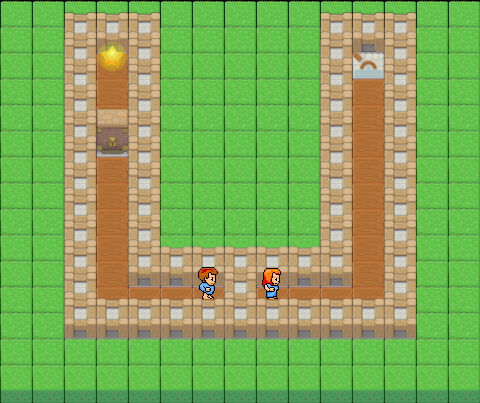

Below is a game level as drawn by its tile map, then a one-line description and the .tmx that defines it (tile-layer data replaced by summaries):
An orthogonal 15x31 tile map with 32x13 px tiles, 2 tile layers (Tile Layer 1, Tile Layer 2).

<map version="1.0" orientation="orthogonal" width="15" height="31" tilewidth="32" tileheight="13">
 <tileset firstgid="1" name="tileset2" tilewidth="32" tileheight="64" spacing="2" margin="2">
  <image source="../gfx/tileset2.png" width="512" height="256" />
  <tile id="0">
   <properties>
    <property name="type" value="terrain" />
   </properties>
  </tile>
  <tile id="1">
   <properties>
    <property name="type" value="terrain" />
   </properties>
  </tile>
  <tile id="2">
   <properties>
    <property name="state" value="left" />
    <property name="type" value="lever" />
   </properties>
  </tile>
  <tile id="3">
   <properties>
    <property name="color" value="black" />
    <property name="state" value="unlocked" />
    <property name="type" value="lock" />
   </properties>
  </tile>
  <tile id="4">
   <properties>
    <property name="color" value="blue" />
    <property name="state" value="locked" />
    <property name="type" value="lock" />
   </properties>
  </tile>
  <tile id="5">
   <properties>
    <property name="color" value="orange" />
    <property name="state" value="unlocked" />
    <property name="type" value="lock" />
   </properties>
  </tile>
  <tile id="6">
   <properties>
    <property name="color" value="pink" />
    <property name="state" value="locked" />
    <property name="type" value="lock" />
   </properties>
  </tile>
  <tile id="7">
   <properties>
    <property name="name" value="malcolm" />
    <property name="type" value="character" />
   </properties>
  </tile>
  <tile id="8">
   <properties>
    <property name="type" value="terrain" />
   </properties>
  </tile>
  <tile id="9">
   <properties>
    <property name="type" value="selector" />
   </properties>
  </tile>
  <tile id="10">
   <properties>
    <property name="type" value="terrain" />
   </properties>
  </tile>
  <tile id="11">
   <properties>
    <property name="name" value="andrew" />
    <property name="type" value="character" />
   </properties>
  </tile>
  <tile id="15">
   <properties>
    <property name="state" value="closed" />
    <property name="type" value="chest" />
   </properties>
  </tile>
  <tile id="16">
   <properties>
    <property name="state" value="closed" />
    <property name="type" value="door" />
   </properties>
  </tile>
  <tile id="17">
   <properties>
    <property name="name" value="lisa" />
    <property name="type" value="character" />
   </properties>
  </tile>
  <tile id="18">
   <properties>
    <property name="state" value="middle" />
    <property name="type" value="lever" />
   </properties>
  </tile>
  <tile id="19">
   <properties>
    <property name="color" value="black" />
    <property name="state" value="locked" />
    <property name="type" value="lock" />
   </properties>
  </tile>
  <tile id="20">
   <properties>
    <property name="color" value="green" />
    <property name="state" value="unlocked" />
    <property name="type" value="lock" />
   </properties>
  </tile>
  <tile id="21">
   <properties>
    <property name="color" value="orange" />
    <property name="state" value="locked" />
    <property name="type" value="lock" />
   </properties>
  </tile>
  <tile id="22">
   <properties>
    <property name="color" value="yellow" />
    <property name="state" value="unlocked" />
    <property name="type" value="lock" />
   </properties>
  </tile>
  <tile id="23">
   <properties>
    <property name="type" value="terrain" />
   </properties>
  </tile>
  <tile id="24">
   <properties>
    <property name="type" value="terrain" />
   </properties>
  </tile>
  <tile id="25">
   <properties>
    <property name="type" value="star" />
   </properties>
  </tile>
  <tile id="26">
   <properties>
    <property name="type" value="terrain" />
   </properties>
  </tile>
  <tile id="27">
   <properties>
    <property name="name" value="wolf" />
    <property name="type" value="monster" />
   </properties>
  </tile>
  <tile id="30">
   <properties>
    <property name="type" value="terrain" />
   </properties>
  </tile>
  <tile id="31">
   <properties>
    <property name="state" value="open" />
    <property name="type" value="chest" />
   </properties>
  </tile>
  <tile id="32">
   <properties>
    <property name="state" value="open" />
    <property name="type" value="door" />
   </properties>
  </tile>
  <tile id="33">
   <properties>
    <property name="type" value="key" />
   </properties>
  </tile>
  <tile id="34">
   <properties>
    <property name="state" value="right" />
    <property name="type" value="lever" />
   </properties>
  </tile>
  <tile id="35">
   <properties>
    <property name="color" value="blue" />
    <property name="state" value="unlocked" />
    <property name="type" value="lock" />
   </properties>
  </tile>
  <tile id="36">
   <properties>
    <property name="color" value="green" />
    <property name="state" value="locked" />
    <property name="type" value="lock" />
   </properties>
  </tile>
  <tile id="37">
   <properties>
    <property name="color" value="pink" />
    <property name="state" value="unlocked" />
    <property name="type" value="lock" />
   </properties>
  </tile>
  <tile id="38">
   <properties>
    <property name="color" value="yellow" />
    <property name="state" value="locked" />
    <property name="type" value="lock" />
   </properties>
  </tile>
  <tile id="39">
   <properties>
    <property name="test" value="test" />
    <property name="type" value="terrain" />
   </properties>
  </tile>
  <tile id="40">
   <properties>
    <property name="type" value="terrain" />
   </properties>
  </tile>
  <tile id="41">
   <properties>
    <property name="type" value="terrain" />
   </properties>
  </tile>
  <tile id="42">
   <properties>
    <property name="type" value="terrain" />
   </properties>
  </tile>
  <tile id="43">
   <properties>
    <property name="type" value="terrain" />
   </properties>
  </tile>
 </tileset>
 <layer name="Tile Layer 1" width="15" height="31">
  <data>[465 cells, 225 non-empty, 3 distinct tile ids]</data>
 </layer>
 <layer name="Tile Layer 2" width="15" height="31">
  <data>[465 cells, 66 non-empty, 6 distinct tile ids]</data>
 </layer>
</map>
